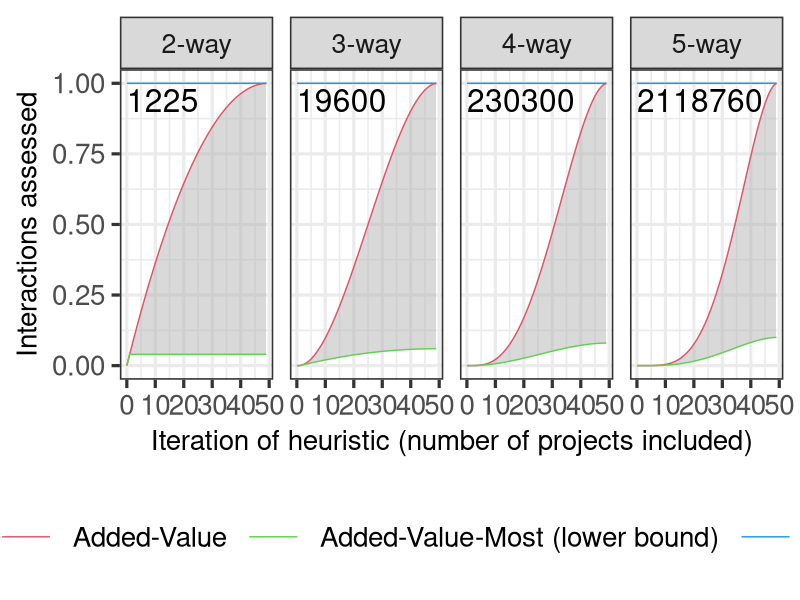
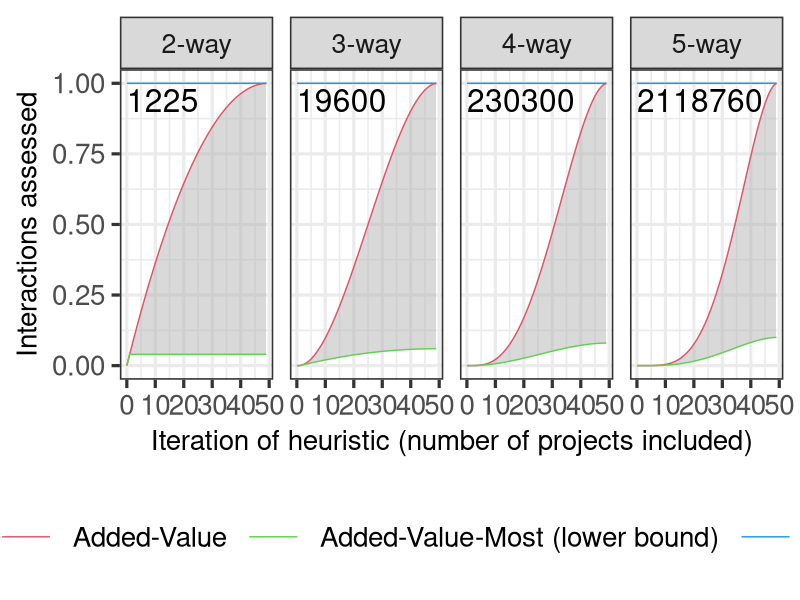

Here is the R script that generated these plots, in order:
## computes and plots the number of operations needed by the various heuristics we use.

library(tidyverse)

# function for computing number of k-way assessments needed by the added-value heuristic
# given total number of projects J and number already in portfolio n 
atb <- function(n,k,J){
  
  df <- ifelse(((k - 2) >= 0) & (n >= (k - 1)),choose(n-1, k-2), 0) * (J-n)
  return(df)
  
}

# function for computing number of k-way assessments needed by the added-value-most heuristic
# given total number of projects J and number already in portfolio n 
# gives upper and lower bounds
atb_mv <- function(n,k,J){
  
  df_low <- ifelse( ((k - 3) >= 0) & (n >= (k - 1)), choose(n-2, k-3), 0) * (J-n)
  df_hi <- ifelse( ((k - 2) >= 0) & (n >= (k - 1)), choose(n-1, k-2), 0) * (J-n)
  
  df_low <- ifelse((k==2) & (n==1), J - 1, df_low)
  
  return(list(df_low = df_low, df_hi = df_hi))
}

# create data frame containing results for various values of J, n, k
nops_res <- data.frame(J = integer(),
                       n = integer(),
                       k = integer(),
                       opt = integer(),
                       atb = double(),
                       atb_mv_low = double(),
                       atb_mv_hi = double())

J <- 50
for(n in 0:(J-1)){
  for(k in 2:5){
    this_atb <- atb(n,k,J)
    this_atb_mv <- atb_mv(n,k,J)
    this_opt <- choose(J,k)
    this_res <- data.frame(J = J,n = n,k = k, opt = this_opt,
                           atb = this_atb, atb_mv_low = this_atb_mv$df_low,
                           atb_mv_hi = this_atb_mv$df_hi)
    nops_res <- rbind.data.frame(nops_res, this_res)
    
  }
}


# calculate cumulative numbers of assessments made by each heuristic, plot these rather than
# marginals.
cum_ops <- nops_res %>% 
  group_by(J,k) %>% 
  mutate(atb = cumsum(atb),
         atb_mv_low = cumsum(atb_mv_low),
         atb_mv_hi = cumsum(atb_mv_hi),
         opt = mean(opt))

cum_ops$k = factor(cum_ops$k)
levels(cum_ops$k) = paste0(levels(cum_ops$k), "-way")

# there are a lot more 5-way assessments than 2-way assessments; to plot these nicely
# on one set of y-axes I standardize by total number of assessments i.e. show the proportion
# of the total number of possible interactions that must be assessed by each heuristic.

# but I do keep absolute numbers for later text plotting
abs_cum_ops <- cum_ops 

cum_ops <- cum_ops %>% mutate(atb = atb / opt,
                              atb_mv_low = atb_mv_low / opt,
                              atb_mv_hi = atb_mv_hi / opt,
                              opt = 1)

# reshape into long format for plotting
cum_ops_long <- cum_ops %>% gather(opt, atb, atb_mv_low, atb_mv_hi, 
                                   key = "model", value = "nops")

# added-value IS the upper bound of added-value-most, so don't need both
cum_ops_long <- cum_ops_long %>% filter(model != "atb_mv_hi")
cum_ops_long <- droplevels(cum_ops_long)

# now for plotting

# set the main aesthetic variables
p = ggplot(cum_ops_long, aes(x = n, 
                        y = nops, 
                        colour = model))

# envelope of best/worst performance
p = p + geom_ribbon(cum_ops, 
                    mapping = aes(x = n, ymin = atb_mv_low, ymax = atb_mv_hi),
                    inherit.aes = F,
                    fill = "grey70",
                    alpha = 0.5)

# add total number of interactions as text in TL corner
p = p + geom_text(filter(abs_cum_ops, n == 0),
                  mapping = aes(x = 0, y = 0.98, label = opt),
                  inherit.aes = F,
                  size = 8,
                  hjust = 0,
                  vjust = 1)

# plot heuristic performance with error bars, and nadir performance
p = p + 
  geom_line() +
  facet_grid(. ~ k) 

# few plot options, mainly resizing text
p = p + theme_bw(base_size=24) + 
  xlab("Iteration of heuristic (number of projects included)") + 
  ylab("Interactions assessed") + 
  theme(axis.text=element_text(size=20), axis.title=element_text(size=20)) +
  theme(legend.position = "bottom", legend.text=element_text(size=20),
        legend.title=element_blank(), legend.key.size = unit(3, 'lines')) + 
  scale_color_manual(labels = c("Added-Value","Added-Value-Most (lower bound)", "Optimal"), values = 2:4) +
  guides(colour = guide_legend(nrow = 1)) 


p1 <- p

p1

# save
ggsave("results/number_ops.png", p1, width = 12, height = 5, dpi = 300)
